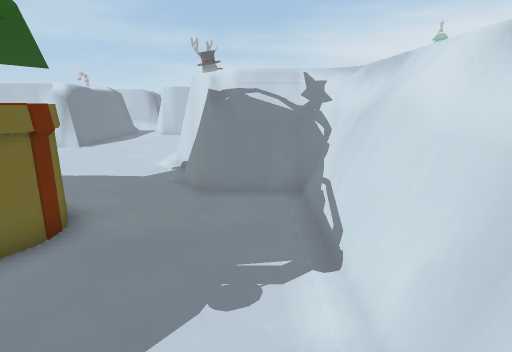
[1] (above)

18 first-person views from a walk through a 3-D level made in the Unity game engine. The camera is 1.3 m above the floor, tilts 14° down and sees 80° across. The floor is counted in squares, 0.5 m on a side. Each view is taken from the middle of a square. On the plan, view 1 faces up. The plan holds only what a view shows up to about 20 squares ahead; the rest is blank. The place goes on beyond the plan. The player is left out.

[2]
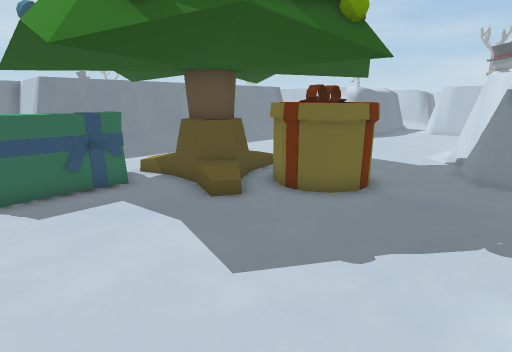

[3]
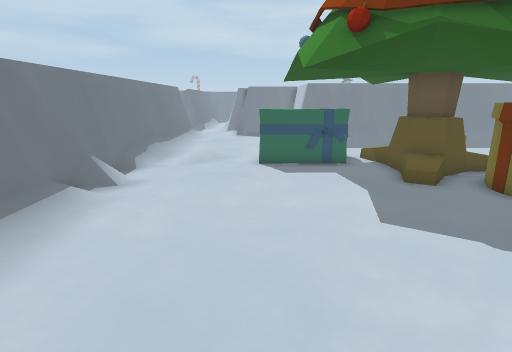

[4]
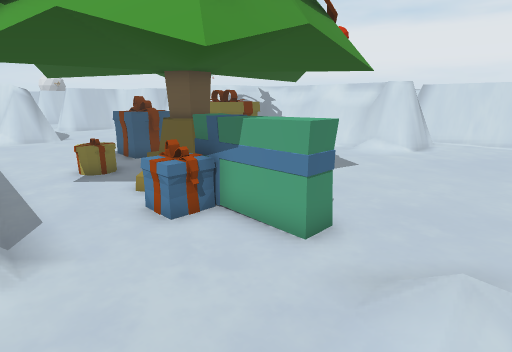

[5]
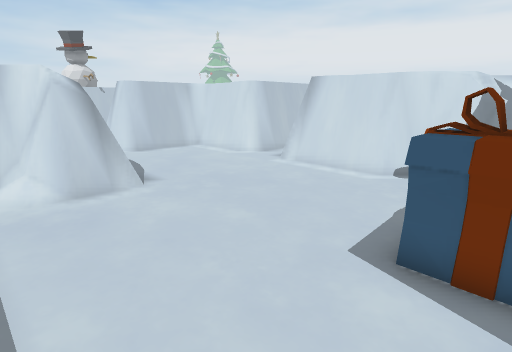

[6]
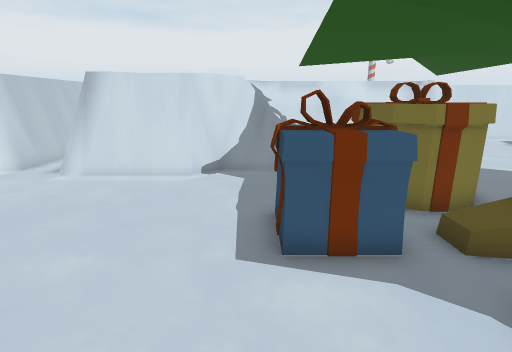

[7]
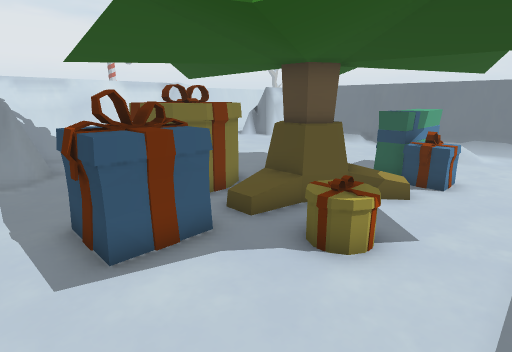

[8]
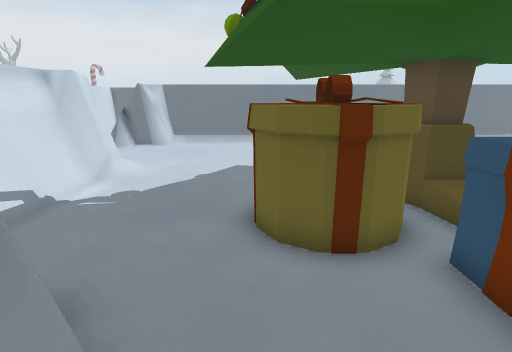

[9]
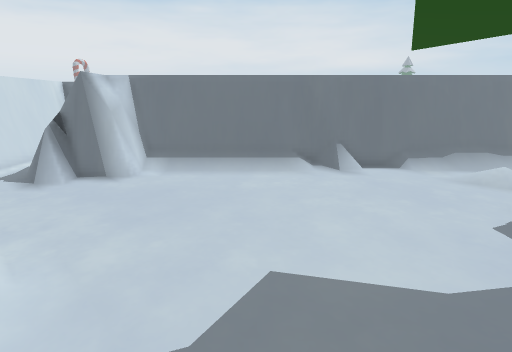

[10]
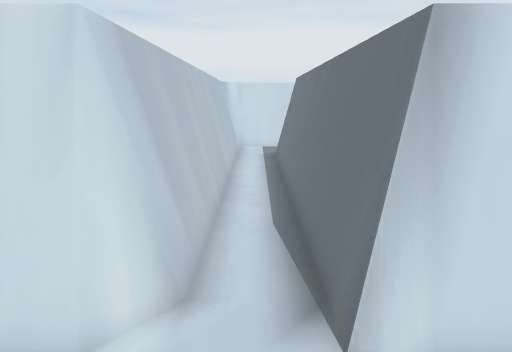

[11]
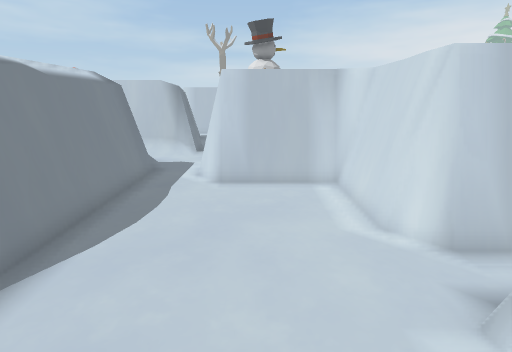

[12]
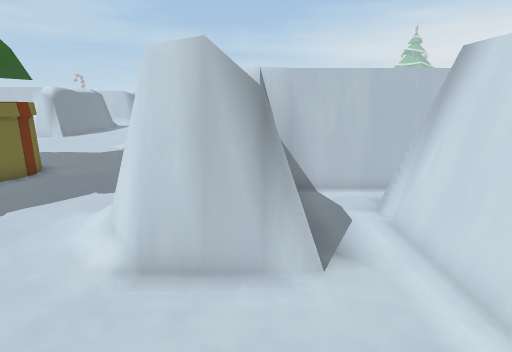

[13]
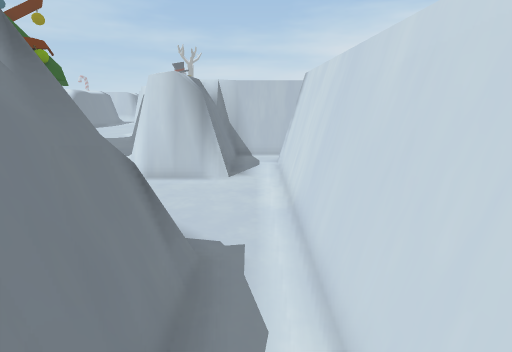

[14]
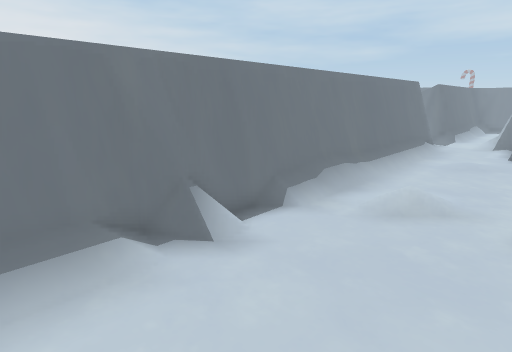

[15]
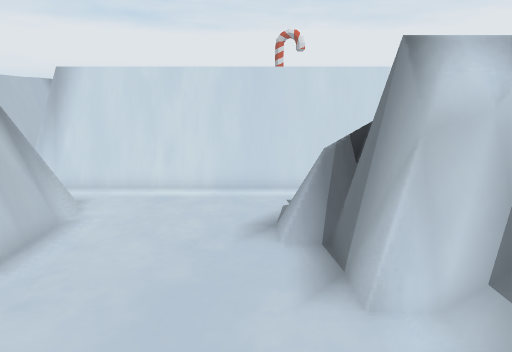

[16]
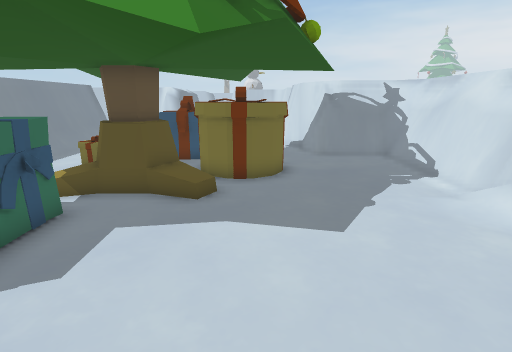

[17]
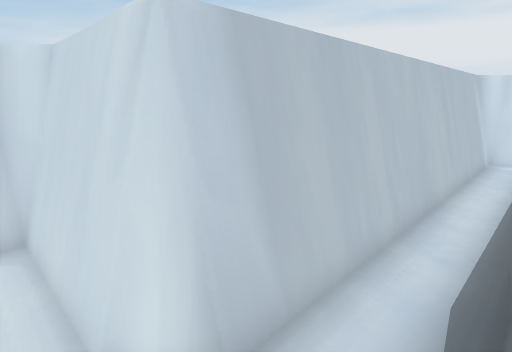

[18]
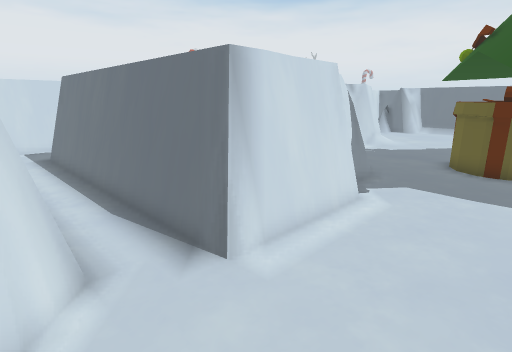

### Floor plan
Key: @ floor where view 1 was taken; # wall or solid block; . main floor; : floor 0.25 m higher than the main floor; / step, stairs or slope; = window, fence, low wall or low ledge; T tree; O other object.
Columns run from 15 left of view 1 to 12 right of it. Each row starts with its distance up from view 1.
 26     #..=#
 25     #=.###
 24     #=..#####
 23     #=......#
 22     #=......#
 21     #=......##
 20     #=......################
 19 #####=.......###############
 18   ###=.....................#
 17   .===......=############..#
 16  ...........#############  #
 15  ...........##             #
 14  ...........##
 13  ...........##
 12  ...........##
 11  ............##
 10  .....OOO....#####
  9  .....OOO....====##
  8  .....OOO....... ##
  7  .....OOOOOO.....##
  6  ...O.T#OOOO.....##
  5  .....TTOOOO.....###########
  4 :....T#TOOO......###########
  3 :....TTTO........###=...
  2 :...T ...........###=.=#
  1  ..OOO........../###=.##
  0 :..OOOO........@/###=.##
 -1 ....OO.............##.##
 -2 ....OO................##
 -3 .....O................##
 -4 ......................##
 -5 ..../.................##
 -6 ..../.............#=#.##
 -7 .................###=.##
 -8 ================:###=.##
 -9 ####################= ##
-10                    #= ##
-11                      .##

Where each view was taken, in squares from view 1:
view 1: 0 up, 0 right, facing up
view 2: 3 down, 0 right, facing up-left
view 3: 3 down, 3 right, facing left
view 4: 6 down, 15 left, facing up-right
view 5: 8 up, 14 left, facing up-right
view 6: 10 up, 14 left, facing right
view 7: 11 up, 14 left, facing down-right
view 8: 12 up, 4 left, facing down
view 9: 4 up, 3 left, facing down
view 10: 18 up, 6 left, facing right
view 11: 14 up, 6 left, facing up
view 12: 5 down, 4 right, facing up
view 13: 11 down, 6 right, facing up
view 14: 3 down, 3 left, facing down-left
view 15: 5 down, 2 left, facing right
view 16: 6 down, 5 left, facing up
view 17: 17 up, 4 left, facing up-right
view 18: 20 up, 7 left, facing down-right
